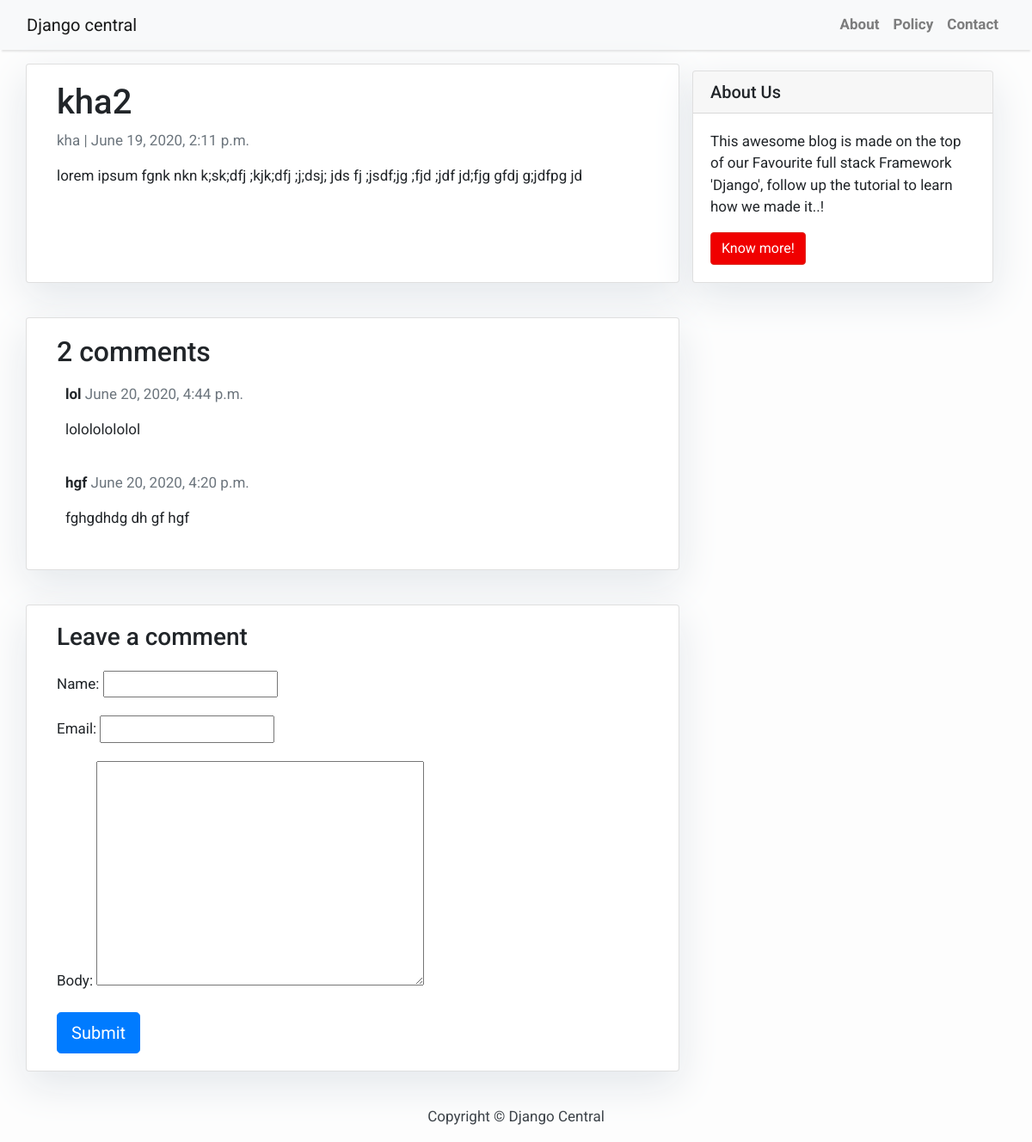
Page /idk/ on the committed database.
### blog/models.py (models this page shows, shortened)
class Post(models.Model):
    title = models.CharField(max_length=200, unique=True)
    slug = models.SlugField(max_length=200, unique=True)
    author = models.ForeignKey(User, on_delete= models.CASCADE,related_name='blog_posts')
    updated_on = models.DateTimeField(auto_now= True)
    content = models.TextField()
    created_on = models.DateTimeField(auto_now_add=True)
    status = models.IntegerField(choices=STATUS, default=0)
    class Meta:
        ordering = ['-created_on']

class Comment(models.Model):
    post = models.ForeignKey(Post, on_delete=models.CASCADE, related_name='comments')
    name = models.CharField(max_length=80)
    email = models.EmailField()
    body = models.TextField()
    created_on = models.DateTimeField(auto_now_add=True)
    active = models.BooleanField(default=False)
    class Meta:
        ordering = ['-created_on']

### blog/views.py (the view)
# urls.py: path("<slug:slug>/", views.post_detail, name='post_detail'),
def post_detail(request, slug):
    template_name = "post_detail.html"
    post = get_object_or_404(Post, slug=slug)
    comments = post.comments.filter(active=True).order_by("-created_on")
    new_comment = None
    if request.method == "POST":
        comment_form = CommentForm(data=request.POST)
        if comment_form.is_valid():
            new_comment = comment_form.save(commit=False)
            new_comment.post = post
            new_comment.save()
    else:
        comment_form = CommentForm()
    return render(
        request,
        template_name,
        {
            "post": post,
            "comments": comments,
            "new_comment": new_comment,
            "comment_form": comment_form,
        },
    )

### blog/forms.py
class CommentForm(ModelForm):
	class Meta:
		model = Comment
		fields = ('name', 'email', 'body')

### templates/post_detail.html (shortened to what this page needs)
{% extends 'base.html' %} {% block content %}
<div class="container">
  <div class="row">
    <div class="col-md-8 card mb-4  mt-3 left  top">
      <div class="card-body">
        <h1>{% block title %} {{ post.title }} {% endblock title %}</h1>
        <p class=" text-muted">{{ post.author }} | {{ post.created_on }}</p>
        <p class="card-text ">{{ post.content | safe }}</p>
      </div>
    </div>
    {% block sidebar %} {% include 'sidebar.html' %} {% endblock sidebar %}
    <div class="col-md-8 card mb-4  mt-3 ">
      <div class="card-body">
        <h2>{{ comments.count }} comments</h2>
        {% for comment in comments %}
        <div class="comments" style="padding: 10px;">
          <p class="font-weight-bold">
            {{ comment.name }}
            <span class=" text-muted font-weight-normal">
              {{ comment.created_on }}
            </span>
          </p>
          {{ comment.body | linebreaks }}
        </div>
        {% endfor %}
      </div>
    </div>
    <div class="col-md-8 card mb-4  mt-3 ">
      <div class="card-body">
        {% if new_comment %}
        <div class="alert alert-success" role="alert">
          Your comment is awaiting moderation
        </div>
        {% else %}
        <h3>Leave a comment</h3>
        <form method="post" style="margin-top: 1.3em;">
          {{ comment_form.as_p }}
          <button type="submit" class="btn btn-primary  btn-lg">Submit</button>
        </form>
        {% endif %}
      </div>
    </div>
  </div>
</div>
{% endblock content %}

### templates/base.html (shortened to what this page needs)
<!DOCTYPE html>
<html>
<head>
    <link rel="stylesheet" href="https://maxcdn.bootstrapcdn.com/bootstrap/4.0.0/css/bootstrap.min.css"
/>
</head>
<body>
<nav class="navbar navbar-expand-lg navbar-light bg-light shadow" id="mainNav">
    <div class="container-fluid">
        <a class="navbar-brand" href="{% url 'home' %}">Django central</a>
        <div class="collapse navbar-collapse" id="navbarResponsive">
            <ul class="navbar-nav ml-auto">
                <li class="nav-item text-black">
                    <a class="nav-link text-black font-weight-bold" href="#">About</a>
                </li>
                <li class="nav-item text-black">
                    <a class="nav-link text-black font-weight-bold" href="#">Policy</a>
                </li>
                <li class="nav-item text-black">
                    <a class="nav-link text-black font-weight-bold" href="#">Contact</a>
                </li>
            </ul>
        </div>
    </div>
</nav>
{% block content %}{% endblock %}
<footer class="py-3 bg-grey">
    <p class="m-0 text-dark text-center ">Copyright &copy; Django Central</p>
</footer>
</body>
</html>

### templates/sidebar.html (shortened to what this page needs)
{% block sidebar %}
<div class="col-md-4 float-right ">
<div class="card my-4">
        <h5 class="card-header">About Us</h5>
    <div class="card-body">
        <p class="card-text"> This awesome blog is made on the top of our Favourite full stack Framework 'Django', follow up the tutorial to learn how we made it..!</p>
        <a href="https://djangocentral.com/building-a-blog-application-with-django"
           class="btn btn-danger">Know more!</a>
    </div>
</div>
</div>
{% endblock sidebar %}

### templates/base.html (style rules this page uses)
body { font-family: "Roboto", sans-serif; font-size: 17px; background-color: #fdfdfd; }
.shadow { box-shadow: 0 4px 2px -2px rgba(0, 0, 0, 0.1); }
.btn-danger { color: #fff; background-color: #f00000; border-color: #dc281e; }

### templates/sidebar.html (style rules this page uses)
.card { box-shadow: 0 16px 48px #E3E7EB; }

### rows in the picture
Post: title "kha2", author "kha", created_on "June 19, 2020, 2:11 p.m.", content "lorem ipsum fgnk nkn k;sk;dfj ;kjk;dfj ;j;dsj; jds fj ;jsdf;jg ;fjd ;jdf jd;fjg gfdj g;jdfpg jd"
Comment: name "lol", created_on "June 20, 2020, 4:44 p.m.", body "lolololololol"
Comment: name "hgf", created_on "June 20, 2020, 4:20 p.m.", body "fghgdhdg dh gf hgf"

### other values in the picture
{{ comments.count }} "2"
